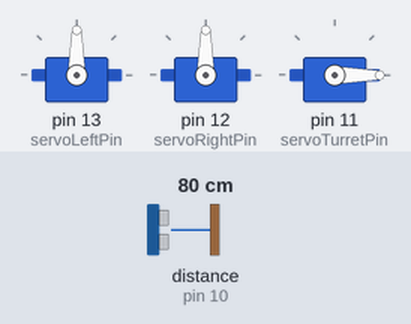
Recording of a sketch running on a simulated Arduino Uno, built with avr-gcc and run on an emulated ATmega328P. Parts: 3 × servo. Wiring (inferred from the names in the program): ultrasonic range finder: trigger pin 10; echo pin 10. The inputs (shaded band) are chosen by the test bench; at power-on: distance to the obstacle (sensor on pin 10) 80 cm. The echo pulse lasts 58.3 µs per cm.

Above: at 0.1 s.
At 9.7 s:
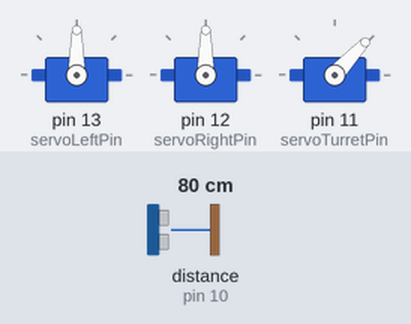
At 14.0 s:
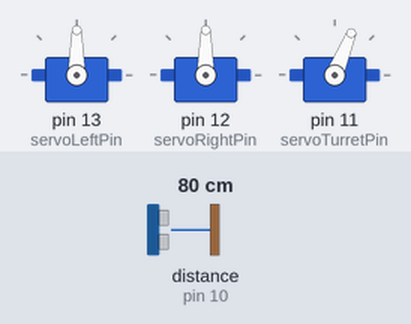
At 18.5 s:
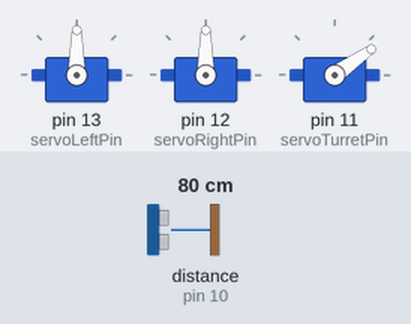
Timing chart, 0 to 20.0 s (numbered marks = the images above):
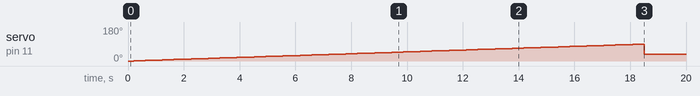

The sketch:

sketch_nov16a.ino
```cpp
#include <Servo.h>

Servo servoLeft;
Servo servoRight;
Servo servoTurret;

const int servoLeftPin = 13;
const int servoRightPin = 12;
const int servoTurretPin = 11;
const int pingPin = 10;
unsigned int duration, centimeters;
int pos = 0;

void setup()
{
  // put your setup code here, to run once:
  Serial.begin(9600);

  servoLeft.attach(servoLeftPin);
  servoRight.attach(servoRightPin);
  servoTurret.attach(servoTurretPin);

  //maneuver(200, 200, 2);

  //Nu scannar du bara 90 grader, kör 180 för att få halvcirkeln
  while (pos < 90 and pos >= 0)
  {
    int firstAngle, secondAngle;

    //Sät position först, scanna sen
    servoTurret.write(pos);
    int cm = distance();
    //Om vi inte hittar ett object, continue -> den går till nästa loop
    if (cm > 20)
    {
      pos += 1;
      continue;
    }
    else
    {
      //Vi har hittat ett objekt, kolla nästa position
      int startPos = pos;
      int startCm = cm;
      //Om nästa mätning är mindre än 5cm från den första, räkna det som samma objekt
      while (abs(cm - startCm < 5))
      {
        pos++;
        servoTurret.write(pos);
        int cm = distance();
      }
      int size = startPos-pos;
    }
  }

  pos = 35;
  servoTurret.write(pos);
}
void loop()
{
  // put your main code here, to run repeatedly:
}

void maneuver(int speedLeft, int speedRight, int msTime)
{
  servoLeft.writeMicroseconds(1500 + speedLeft);   // Set Left servo speed
  servoRight.writeMicroseconds(1500 - speedRight); // Set right servo speed
  if (msTime == -1)                                // if msTime = -1
  {
    servoLeft.detach(); // Stop servo signals
    servoRight.detach();
  }
  delay(msTime); // Delay for msTime
}

void findObject()
{
}

int distance()
{
  pinMode(pingPin, OUTPUT);
  digitalWrite(pingPin, LOW);
  delayMicroseconds(2);
  digitalWrite(pingPin, HIGH);
  delayMicroseconds(5);
  digitalWrite(pingPin, LOW);
  pinMode(pingPin, INPUT);
  duration = pulseIn(pingPin, HIGH);
  centimeters = duration / 29 / 2;
  delay(200);
  return centimeters;
}
```
